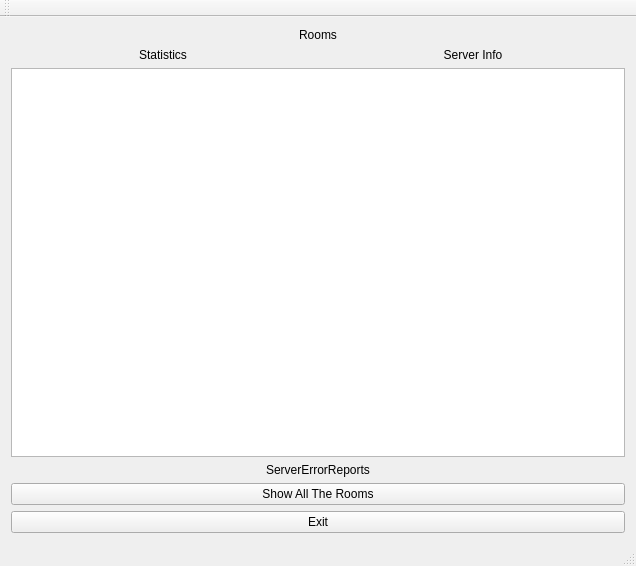
<?xml version="1.0" encoding="UTF-8"?>
<ui version="4.0">
 <class>MainWindow</class>
 <widget class="QMainWindow" name="MainWindow">
  <property name="geometry">
   <rect>
    <x>0</x>
    <y>0</y>
    <width>636</width>
    <height>566</height>
   </rect>
  </property>
  <property name="windowTitle">
   <string>MainWindow</string>
  </property>
  <widget class="QWidget" name="centralWidget">
   <layout class="QVBoxLayout" name="verticalLayout">
    <item>
     <layout class="QVBoxLayout" name="mainLayout">
      <item>
       <widget class="QLabel" name="label">
        <property name="text">
         <string>Rooms</string>
        </property>
        <property name="alignment">
         <set>Qt::AlignCenter</set>
        </property>
       </widget>
      </item>
     </layout>
    </item>
    <item>
     <layout class="QGridLayout" name="gridLayout">
      <item row="0" column="1">
       <widget class="QLabel" name="lblServerInfo">
        <property name="sizePolicy">
         <sizepolicy hsizetype="Preferred" vsizetype="Preferred">
          <horstretch>0</horstretch>
          <verstretch>0</verstretch>
         </sizepolicy>
        </property>
        <property name="text">
         <string>Server Info</string>
        </property>
        <property name="alignment">
         <set>Qt::AlignCenter</set>
        </property>
       </widget>
      </item>
      <item row="0" column="0">
       <widget class="QLabel" name="lblStatistics">
        <property name="text">
         <string>Statistics</string>
        </property>
        <property name="alignment">
         <set>Qt::AlignCenter</set>
        </property>
       </widget>
      </item>
     </layout>
    </item>
    <item>
     <widget class="QTextEdit" name="txtEdit_ServerLog"/>
    </item>
    <item>
     <widget class="QLabel" name="lbl_ServerErrorLog">
      <property name="text">
       <string>ServerErrorReports</string>
      </property>
      <property name="alignment">
       <set>Qt::AlignCenter</set>
      </property>
     </widget>
    </item>
    <item>
     <layout class="QGridLayout" name="controlsLayout">
      <item row="0" column="0">
       <widget class="QPushButton" name="btnShowRooms">
        <property name="text">
         <string>Show All The Rooms</string>
        </property>
       </widget>
      </item>
      <item row="1" column="0">
       <widget class="QPushButton" name="btnExit">
        <property name="text">
         <string>Exit</string>
        </property>
       </widget>
      </item>
     </layout>
    </item>
   </layout>
  </widget>
  <widget class="QMenuBar" name="menuBar">
   <property name="geometry">
    <rect>
     <x>0</x>
     <y>0</y>
     <width>636</width>
     <height>20</height>
    </rect>
   </property>
  </widget>
  <widget class="QToolBar" name="mainToolBar">
   <attribute name="toolBarArea">
    <enum>TopToolBarArea</enum>
   </attribute>
   <attribute name="toolBarBreak">
    <bool>false</bool>
   </attribute>
  </widget>
  <widget class="QStatusBar" name="statusBar"/>
 </widget>
 <layoutdefault spacing="6" margin="11"/>
 <resources/>
 <connections/>
</ui>
